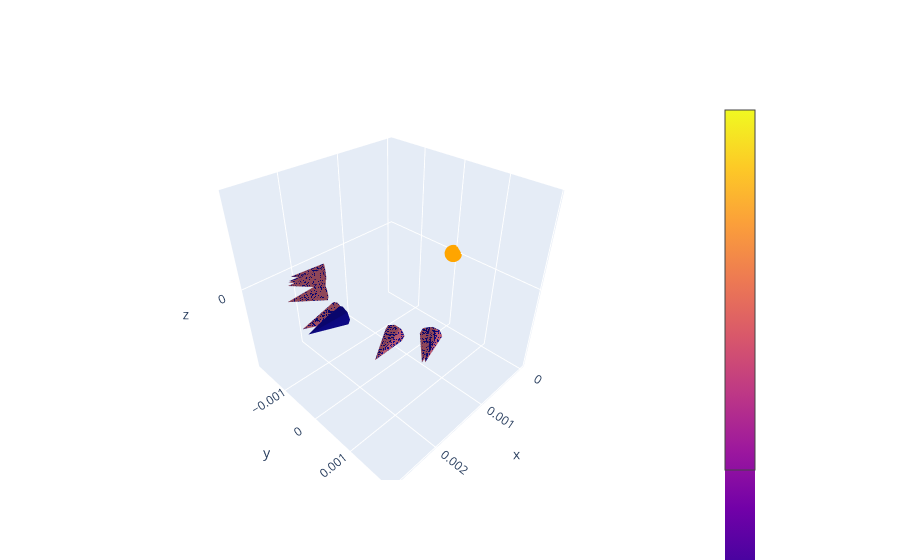

The code cell stored with this chart in its notebook:
### Markdown cell above
### Plot Initial Conditions

### Code cell
# dataDFCar = sphDF2CarDF(dataDFSph2)
# x,y,z = dataDFCar.x,dataDFCar.y,dataDFCar.z
# loss = dataDFCar.L
# vx,vy,vz = dataDFCar.vx,dataDFCar.vy,dataDFCar.vz

def plotConditions(dataDFSph2,coneSize = 0.5):
    dataDFCar = sphDF2CarDF(dataDFSph2)
    x,y,z = dataDFCar.x,dataDFCar.y,dataDFCar.z
    loss = dataDFCar.L
    vx,vy,vz = dataDFCar.vx,dataDFCar.vy,dataDFCar.vz

    # Trajectories
    fig1 = go.Figure(data=go.Cone(
    x=x, 
    y=y, 
    z=z, 
    u=vx, 
    v=vy, 
    w=vz,
    #     sizemode = 'absolute',
    sizeref = coneSize
    ))

    # Add the location of the sun
    fig1.add_trace(
    go.Scatter3d(
        x=[0],
        y=[0],
        z=[0],
        mode = 'markers',
        marker = dict(
            size = 6,
            color = 'orange')
                )
            )
    fig1.show()
    
print (plotConditions(dataDFSph2,5))

### Figure 1 — Plotly figure (JSON) as saved in the notebook; plotly's stock layout.template omitted (floating-point values rounded to 4 significant figures)
{"data": [{"sizeref": 5, "type": "cone", "u": [0.9267, 0.7761, 0.9024, 0.8262, 0.7877, 0.8174, 0.9969, 0.7661, 0.9999, 0.8469], "v": [-0.3759, 0.6307, 0.4308, -0.5634, -0.616, -0.576, -0.07842, 0.6427, -0.01418, -0.5317], "w": [0, 0, 0, 0, 0, 0, 0, 0, 0, 0], "x": [0.002155, 0.001804, 0.002098, 0.001921, 0.001832, 0.001901, 0.002318, 0.001781, 0.002325, 0.001969], "y": [-0.000874, 0.001466, 0.001002, -0.00131, -0.001432, -0.001339, -0.0001823, 0.001495, -3.298e-05, -0.001236], "z": [0, 0, 0, 0, 0, 0, 0, 0, 0, 0]}, {"marker": {"color": "orange", "size": 6}, "mode": "markers", "type": "scatter3d", "x": [0], "y": [0], "z": [0]}], "layout": {}}
